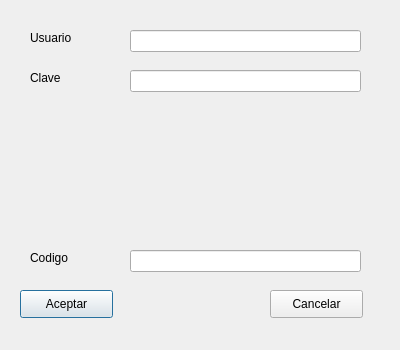
<?xml version="1.0" encoding="UTF-8"?>
<ui version="4.0">
 <class>dlgDemo64_Login</class>
 <widget class="QDialog" name="dlgDemo64_Login">
  <property name="geometry">
   <rect>
    <x>0</x>
    <y>0</y>
    <width>400</width>
    <height>350</height>
   </rect>
  </property>
  <property name="windowTitle">
   <string>Login del Sistema</string>
  </property>
  <widget class="QLabel" name="lblUsuario">
   <property name="geometry">
    <rect>
     <x>30</x>
     <y>30</y>
     <width>55</width>
     <height>16</height>
    </rect>
   </property>
   <property name="text">
    <string>Usuario</string>
   </property>
  </widget>
  <widget class="QLineEdit" name="txtUsuario">
   <property name="geometry">
    <rect>
     <x>130</x>
     <y>30</y>
     <width>231</width>
     <height>22</height>
    </rect>
   </property>
   <property name="maxLength">
    <number>20</number>
   </property>
  </widget>
  <widget class="QLineEdit" name="txtClave">
   <property name="geometry">
    <rect>
     <x>130</x>
     <y>70</y>
     <width>231</width>
     <height>22</height>
    </rect>
   </property>
   <property name="inputMask">
    <string/>
   </property>
   <property name="maxLength">
    <number>10</number>
   </property>
   <property name="echoMode">
    <enum>QLineEdit::Password</enum>
   </property>
  </widget>
  <widget class="QLabel" name="lblClave">
   <property name="geometry">
    <rect>
     <x>30</x>
     <y>70</y>
     <width>55</width>
     <height>16</height>
    </rect>
   </property>
   <property name="text">
    <string>Clave</string>
   </property>
  </widget>
  <widget class="QLabel" name="lblCaptcha">
   <property name="geometry">
    <rect>
     <x>40</x>
     <y>110</y>
     <width>300</width>
     <height>120</height>
    </rect>
   </property>
   <property name="text">
    <string/>
   </property>
  </widget>
  <widget class="QLabel" name="lblCodigo">
   <property name="geometry">
    <rect>
     <x>30</x>
     <y>250</y>
     <width>55</width>
     <height>16</height>
    </rect>
   </property>
   <property name="text">
    <string>Codigo</string>
   </property>
  </widget>
  <widget class="QLineEdit" name="txtCodigo">
   <property name="geometry">
    <rect>
     <x>130</x>
     <y>250</y>
     <width>231</width>
     <height>22</height>
    </rect>
   </property>
   <property name="inputMask">
    <string/>
   </property>
   <property name="maxLength">
    <number>6</number>
   </property>
  </widget>
  <widget class="QPushButton" name="btnAceptar">
   <property name="geometry">
    <rect>
     <x>20</x>
     <y>290</y>
     <width>93</width>
     <height>28</height>
    </rect>
   </property>
   <property name="text">
    <string>Aceptar</string>
   </property>
  </widget>
  <widget class="QPushButton" name="btnCancelar">
   <property name="geometry">
    <rect>
     <x>270</x>
     <y>290</y>
     <width>93</width>
     <height>28</height>
    </rect>
   </property>
   <property name="text">
    <string>Cancelar</string>
   </property>
  </widget>
 </widget>
 <resources/>
 <connections/>
</ui>
